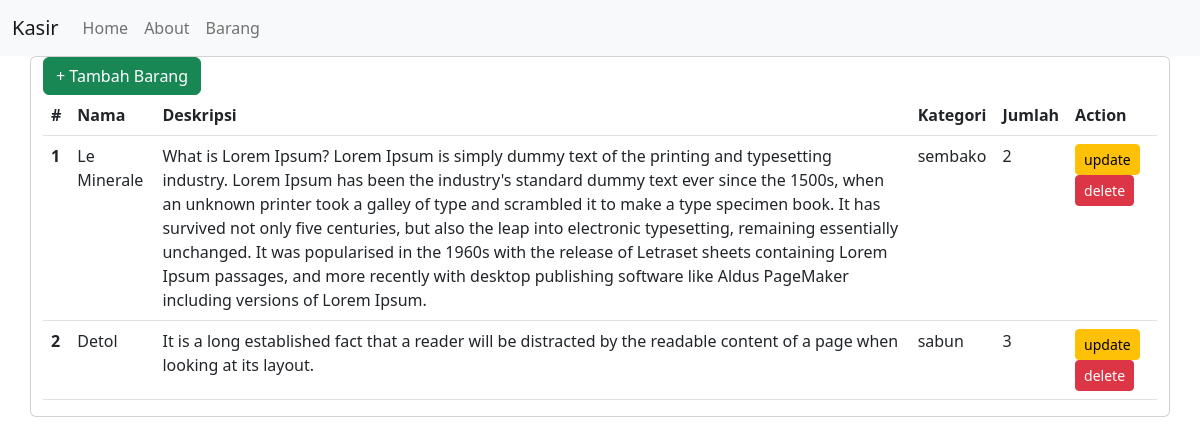
Screenshot of /barang/list with the database file from the repository.
### barang/models.py (models this page shows, shortened)
class Produk(models.Model):
    nama = models.CharField(max_length=50)
    deskripsi = models.TextField()
    jumlah = models.IntegerField()
    kategori = models.ForeignKey(Kategori, on_delete=models.CASCADE, blank=True, null=True)

class Kategori(models.Model):
    nama = models.CharField(max_length=40)
    def __str__(self):
        return self.nama

### barang/views.py (the view)
# urls.py: path('list', list_barang, name='list_barang'),
def list_barang(request):
    template_name = 'list_barang.html'
    list_produk = Produk.objects.all()
    context = {
        'title':'ini adalah halaman barang',
        'produk':list_produk
    }
    return render(request, template_name, context)

### templates/list_barang.html
{% extends 'base.html' %}
{% block content %}
    <div class="container">
        <div class="row">
            <div class="card">
                <div class="header">
                    <a class="btn btn-success" href="{% url 'barang_add' %}">+ Tambah Barang</a>
                </div>
                <div class="body">
                    <table class="table">
                        <thead>
                          <tr>
                            <th scope="col">#</th>
                            <th scope="col">Nama</th>
                            <th scope="col">Deskripsi</th>
                            <th scope="col">Kategori</th>
                            <th scope="col">Jumlah</th>
                            <th scope="col">Action</th>
                          </tr>
                        </thead>
                        <tbody>
                            {% for p in produk %}
                          <tr>
                            <th scope="row">{{ forloop.counter }}</th>
                            <td>{{ p.nama }}</td>
                            <td>{{ p.deskripsi }}</td>
                            <td> {{ p.kategori }}</td>
                            <td> {{p.jumlah}} </td>
                            <td>
                                <a class="btn btn-warning btn-sm" href="{% url 'barang_update' p.id %}">update</a>
                                <a onclick="alert('Anda akan menghapus item ini. Lanjutkan?')" class="btn btn-danger btn-sm" href="{% url 'barang_delete' p.id %}">delete</a>
                            </td>
                          </tr>
                          {% endfor %}
                        </tbody>
                      </table>
                </div>
            </div>
        </div>
    </div>
{% endblock content %}

### templates/base.html (shortened to what this page needs)
<!doctype html>
<html lang="en">
  <head>
    <link href="https://cdn.jsdelivr.net/npm/bootstrap@5.2.2/dist/css/bootstrap.min.css" rel="stylesheet">
</head>
  <body>
    <nav class="navbar navbar-expand-lg bg-light">
        <div class="container-fluid">
          <a class="navbar-brand" href="#">Kasir</a>
          <div class="collapse navbar-collapse" id="navbarSupportedContent">
            <ul class="navbar-nav me-auto mb-2 mb-lg-0">
              <li class="nav-item">
                <a class="nav-link" aria-current="page" href="{% url 'index' %}">Home</a>
              </li>
              <li class="nav-item">
                <a class="nav-link" href="{% url 'about' %}">About</a>
              </li>
              <li class="nav-item">
                <a class="nav-link" href="{% url 'list_barang' %}">Barang</a>
              </li>
            </ul>
          </div>
        </div>
      </nav>
    {% block content %}
    {% endblock content %}
  </body>
</html>

### rows the page displays
Produk: nama "Le Minerale", deskripsi "What is Lorem Ipsum? Lorem Ipsum is simply dummy text of the printing and typesetting industry. Lorem Ipsum has been the industry's standard dummy text ever since the 1500s, when an unknown printer took a galley of type and scrambled it to make a type specimen book. It has survived not only five centuries, but also the leap into electronic typesetting, remaining essentially unchanged. It was popularised in the 1960s with the release of Letraset sheets containing Lorem Ipsum passages, and more recently with desktop publishing software like Aldus PageMaker including versions of Lorem Ipsum.", kategori "sembako", jumlah "2"
Produk: nama "Detol", deskripsi "It is a long established fact that a reader will be distracted by the readable content of a page when looking at its layout.", kategori "sabun", jumlah "3"
